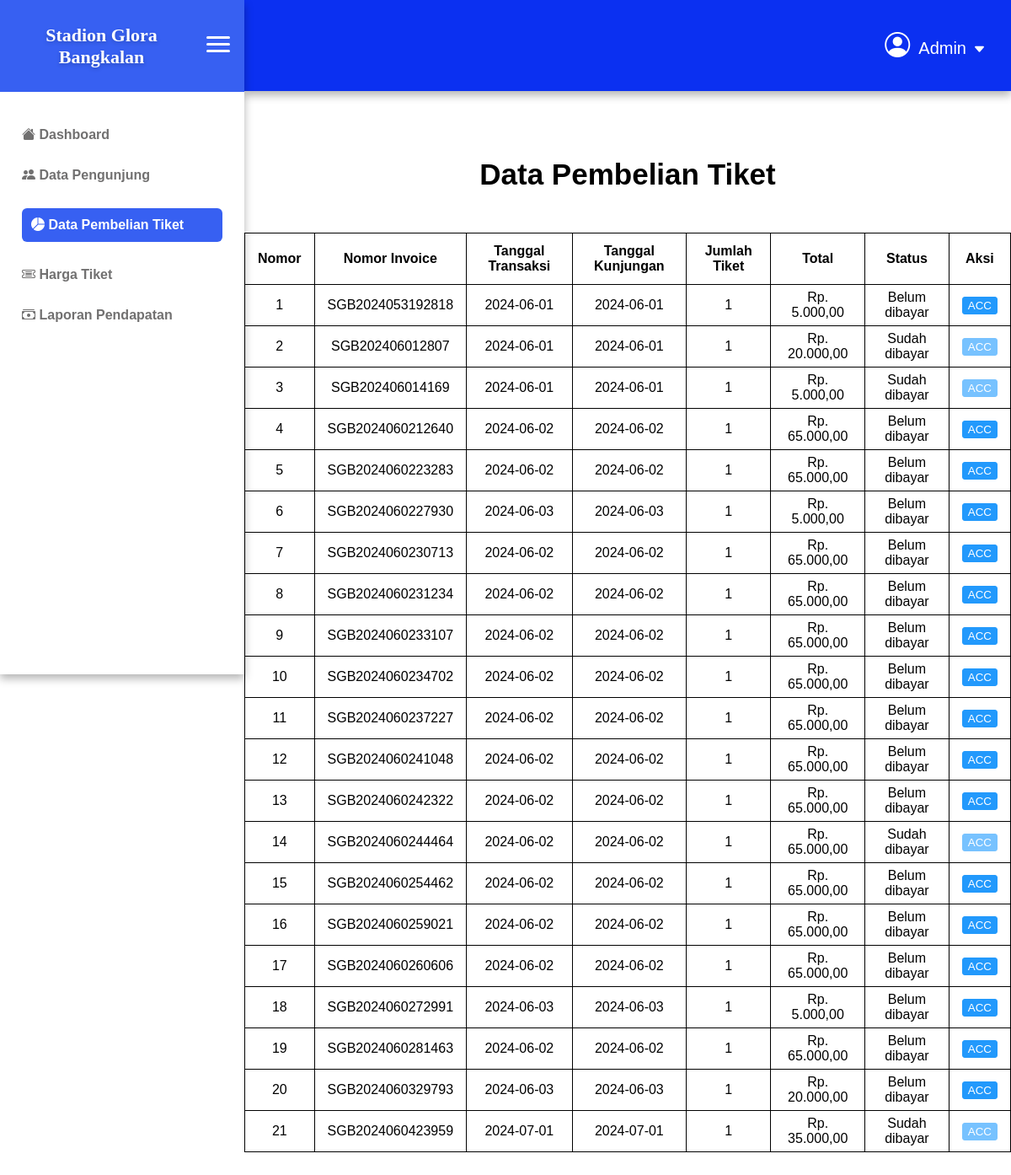
Before: /app/admin/data_pembelian_tiket.php (signed in) with the older database file.
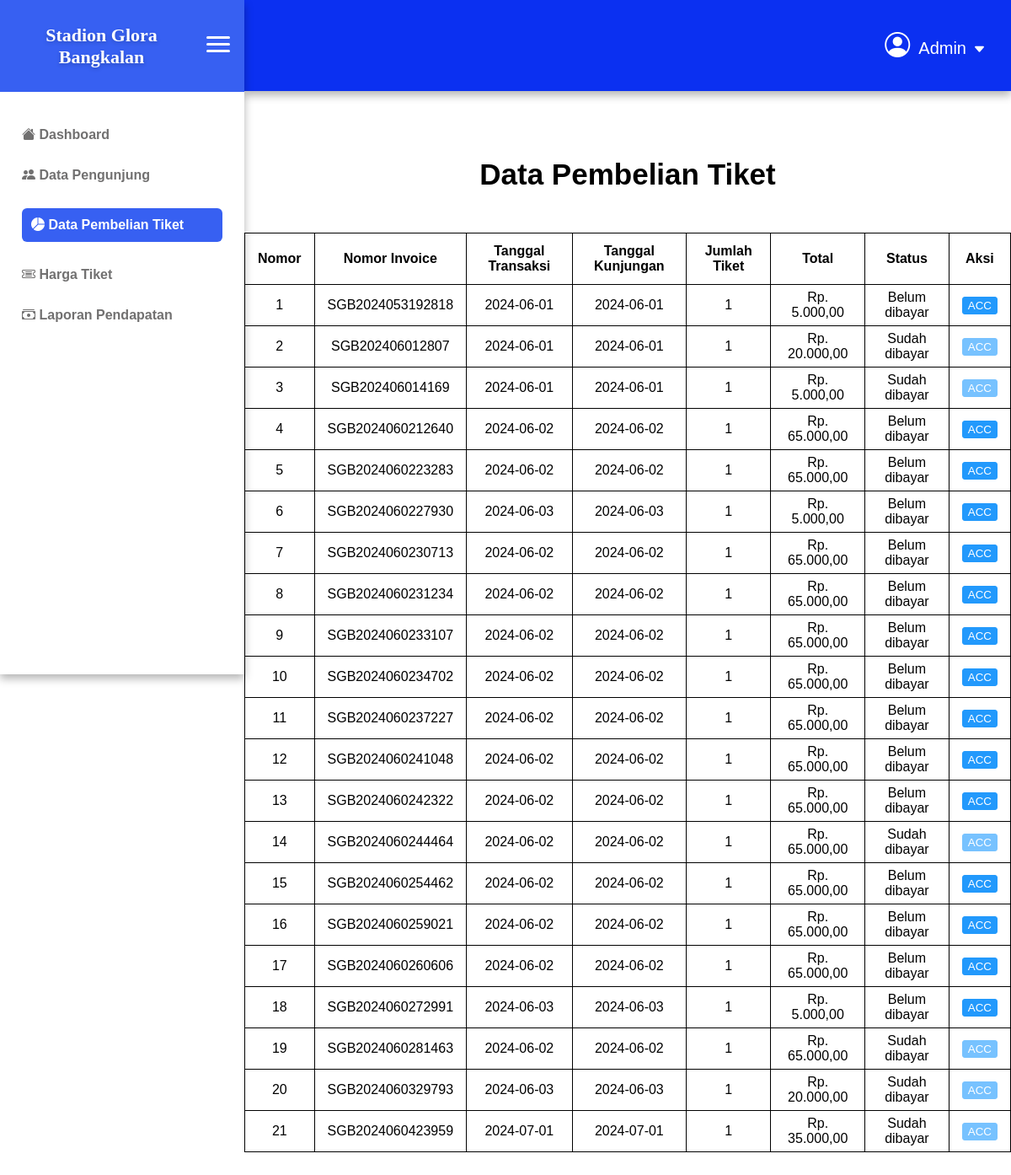
After: the same page with the newer database file.
### tables this page shows
CREATE TABLE `pemesanan_ticketh` (
  `kode_booking` varchar(256) NOT NULL,
  `tanggal` date NOT NULL,
  `id_pembeli` varchar(256) NOT NULL,
  `jenis` varchar(20) NOT NULL,
  `jumlah` int(11) NOT NULL,
  `total_tagihan` int(11) NOT NULL,
  `id_bank` varchar(30) NOT NULL,
  `status` char(2) NOT NULL
);

### app/admin/data_pembelian_tiket.php (the view, shortened to what this page needs)
<?php
include './../base.php';
try {
    $stmt = $db->query("SELECT * FROM pemesanan_ticketh");
    $orders = $stmt->fetchAll(PDO::FETCH_ASSOC);
} catch (PDOException $e) {
    echo "Error: " . $e->getMessage();
}
function formatRupiah($number) {
    return 'Rp. ' . number_format($number, 0, ',', '.') . ',00';
}
?>
<!DOCTYPE html>
<html lang="en">
<head>
    <link rel="stylesheet" href="../../asset/css/admdashboard.css">
    <link rel="stylesheet" href="https://cdnjs.cloudflare.com/ajax/libs/bootstrap-icons/1.8.1/font/bootstrap-icons.min.css">
</head>
<body>
    <div class="wrapper-dpt">
        <?php include './template/sidebar.php'; ?>
        <div id="content">
            <?php include './template/navbar.php'; ?>
            <div class="main-content-dpt">
                <h2>Data Pembelian Tiket</h2>
                <div class="table-container">
                    <table id="tbl-dpt">
                        <thead>
                            <tr>
                                <th>Nomor</th>
                                <th>Nomor Invoice</th>
                                <th>Tanggal Transaksi</th>
                                <th>Tanggal Kunjungan</th>
                                <th>Jumlah Tiket</th>
                                <th>Total</th>
                                <th>Status</th>
                                <th>Aksi</th>
                            </tr>
                        </thead>
                        <tbody>
                            <?php
                            $nomor = 1;
                            foreach ($orders as $order) {
                            ?>
                            <tr>
                                <td><?php echo $nomor++; ?></td>
                                <td><?php echo $order['kode_booking']; ?></td>
                                <td><?php echo $order['tanggal']; ?></td>
                                <td><?php echo $order['tanggal']; ?></td>
                                <td><?php echo $order['jumlah']; ?></td>
                                <td><?php echo formatRupiah($order['total_tagihan']); ?></td>
                                <td><?php echo $order['status'] == '1' ? 'Sudah dibayar' : 'Belum dibayar'; ?></td>
                                <td>
                                    <?php if ($order['status'] == '0') { ?>
                                    <form method="POST" action="update_status.php" class="status-form">
                                        <button type="submit" class="btn btn-primary">ACC</button>
                                    </form>
                                    <?php } else { ?>
                                        <button class="btn not-allowed-cursor" disabled>ACC</button>
                                    <?php } ?>
                                </td>
                            </tr>
                            <?php } ?>
                        </tbody>
                    </table>
                </div>
            </div>
        </div>
    </div>
</body>
</html>

### app/admin/template/sidebar.php (shortened to what this page needs)
<!DOCTYPE html>
<html lang="en">
    <head>
        <link href="../../../asset/css/admdashboard.css" rel="stylesheet" type="text/css">
    </head>
    <body>
        <nav id="sidebar" class="sidebar">
            <div class="sidebar-header">
                <h3>Stadion Glora Bangkalan</h3>
                <button id="sidebarToggle" class="inside">
                <div class="manual-list-icon">
                    <span></span>
                </div>
                </button>
            </div>
            <ul class="list-unstyled components">
                <?php
                $current_page = basename($_SERVER['PHP_SELF']);
                ?>
                <li class="<?= ($current_page == 'dashboard.php') ? 'active' : '' ?>">
                    <a href="dashboard.php">
                        <i class="bi bi-house-fill"></i> Dashboard
                    </a>
                </li>
                <li class="<?= ($current_page == 'data_pengunjung.php') ? 'active' : '' ?>">
                    <a href="data_pengunjung.php">
                        <i class="bi bi-people-fill"></i> Data Pengunjung
                    </a>
                </li>
                <li class="<?= ($current_page == 'data_pembelian_tiket.php') ? 'active' : '' ?>">
                    <a href="data_pembelian_tiket.php">
                        <i class="bi bi-pie-chart-fill"></i> Data Pembelian Tiket
                    </a>
                </li>
                <li class="<?= ($current_page == 'harga_tiket.php') ? 'active' : '' ?>">
                    <a href="harga_tiket.php">
                        <i class="bi bi-ticket-detailed"></i> Harga Tiket
                    </a>
                </li>
                <li class="<?= ($current_page == 'laporan_pendapatan.php') ? 'active' : '' ?>">
                    <a href="laporan_pendapatan.php">
                        <i class="bi bi-cash-stack"></i> Laporan Pendapatan
                    </a>
                </li>
            </ul>
        </nav>
    </body>
</html>

### app/admin/template/navbar.php (shortened to what this page needs)
<nav class="navbar">
    <div class="navbar-right">
        <div class="dropdown">
            <button class="dropbtn"><i class="bi bi-person-circle person-admin"></i>Admin<i class="bi bi-caret-down-fill arrow-admin"></i></button>
        </div>
    </div>
</nav>

### asset/css/admdashboard.css (style rules this page uses)
body { font-family: Arial, sans-serif; background: #ffffff; margin: 0; padding: 0; }
#content { margin-left: 290px; width: calc(100% - 200px); transition: margin-left 0.3s, width 0.3s; }
.sidebar { width: 290px; height: 100vh; background: #ffffff; color: #ffffff; transition: width 0.3s, margin-left 0.3s; overflow-x: hidden; position: fixed; left: 0; top: 0; bottom: 0; box-shadow: 0 5px 10px rgba(0, 0, 0, 0.3); }
.sidebar-header { display: flex; justify-content: space-between; align-items: center; padding: 6.6px; background: #3760F2; box-shadow: 0 5px 10px rgba(0, 0, 0.3, 0); }
.sidebar-header h3 { font-family: 'Times New Roman', Times, serif; text-align: center; font-size: 22px; text-shadow: 0 2px 5px rgba(0, 0, 0, 0.2); }
.sidebar ul { list-style: none; padding: 11px; font-weight: bold; }
.sidebar ul li { padding: 15px; }
.sidebar ul li a { color: #717070; text-decoration: none; display: block; }
.sidebar ul li.active a { color: #ffffff; background-color: #3760F2; border-radius: 6px; padding: 11px; }
.navbar { background: #0B30F1; padding: 27px 20px; box-shadow: 0 5px 10px rgba(0, 0, 0, 0.3); display: flex; justify-content: flex-end; }
.navbar-right { display: flex; align-items: center; }
.dropbtn { color: #fff; background: none; border: none; cursor: pointer; font-size: 20px; padding: 10px; }
.person-admin { font-size: 30px; padding-right: 10px; }
.arrow-admin { font-size: 15px; padding-left: 8px; }
.dropdown { position: relative; display: inline-block; }
.manual-list-icon { display: inline-block; width: 28px; height: 23px; position: relative; }
.manual-list-icon::before, .manual-list-icon::after, .manual-list-icon span { content: ''; display: block; width: 100%; height: 3.5px; background-color: white; position: absolute; left: 0; border-radius: 2px; }
.manual-list-icon::before { top: 2px; }
.manual-list-icon::after { top: 18px; }
.manual-list-icon span { top: 10px; }
#sidebarToggle, #sidebarToggleOutside { background: none; border: none; color: #fff; cursor: pointer; font-size: 18px; }
#sidebarToggle { margin-left: 5px; padding-right: 10px; }
.wrapper-dpt { display: flex; justify-content: center; align-items: center; margin: 0; }
.main-content-dpt { text-align: center; }
.main-content-dpt h2 { font-weight: bold; font-size: 35px; padding-top: 50px; }
.table-container { display: inline-block; text-align: left; margin-top: 20px; padding-bottom: 50px; }
#tbl-dpt { border-collapse: collapse; margin: 0 auto; }
#tbl-dpt,td, th { text-align: center; }
#tbl-dpt td, #tbl-dpt th { border: 1px solid #000000; padding: 6px; padding-left: 15px; padding-right: 15px; }
#tbl-dpt th { padding-top: 12px; padding-bottom: 12px; color: rgb(0, 0, 0); }
.btn-primary { cursor: pointer; padding-top: 2px; padding-bottom: 2px; background-color: #2299fc; border: 1px solid #2299fc; border-radius: 3px; color: #ffffff; }
.not-allowed-cursor { cursor: not-allowed; padding-top: 2px; padding-bottom: 2px; background-color: #77c2ff; border: 1px solid #77c2ff; border-radius: 3px; color: #ffffff; }
#tbl-ht,td, th { text-align: center; }

Changed rows visible on the page:
changed pemesanan_ticketh "SGB2024060281463": status "Belum dibayar" → "Sudah dibayar"
changed pemesanan_ticketh "SGB2024060329793": status "Belum dibayar" → "Sudah dibayar"
